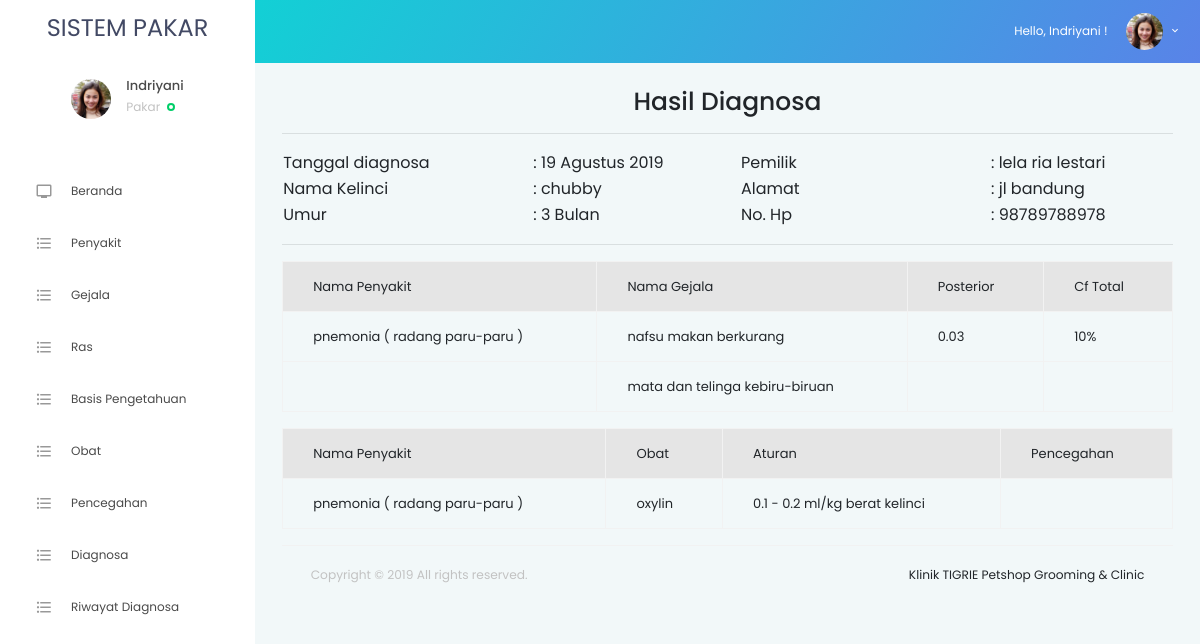
Page /pakar/detaildiagnosa/253 (signed in) on the committed database.
### tables this page shows
CREATE TABLE `diagnosa` (
  `id_diagnosa` int(11) NOT NULL,
  `id_user` int(11) NOT NULL,
  `id_kelinci` int(11) NOT NULL,
  `tgl_diagnosa` date NOT NULL,
  `id_penyakit` int(11) NOT NULL,
  `posterior` float NOT NULL,
  `cftotal` float NOT NULL
);

CREATE TABLE `kelinci` (
  `id_kelinci` int(11) NOT NULL,
  `id_user` int(11) NOT NULL,
  `id_ras` int(11) NOT NULL,
  `nama_kelinci` varchar(100) NOT NULL,
  `berat_badan` tinyint(4) NOT NULL,
  `jk` enum('jantan','betina') NOT NULL,
  `umur` tinyint(4) NOT NULL,
  `warna` varchar(50) NOT NULL
);

CREATE TABLE `user` (
  `id_user` int(11) NOT NULL,
  `nama_depan` varchar(20) NOT NULL,
  `nama_belakang` varchar(20) NOT NULL,
  `jk` enum('laki-laki','perempuan') NOT NULL,
  `no_hp` varchar(12) NOT NULL,
  `email` varchar(100) NOT NULL,
  `alamat` varchar(255) NOT NULL,
  `username` varchar(30) NOT NULL,
  `password` varchar(100) NOT NULL,
  `poto` text NOT NULL
);

CREATE TABLE `penyakit` (
  `id_penyakit` int(11) NOT NULL,
  `nama_penyakit` varchar(100) NOT NULL
);

CREATE TABLE `hasil_diagnosa` (
  `id_hasil_diagnosa` int(11) NOT NULL,
  `id_diagnosa` int(11) NOT NULL,
  `id_gejala` int(11) NOT NULL,
  `nilai_kepercayaan` float(10,6) NOT NULL
);

CREATE TABLE `gejala` (
  `id_gejala` int(11) NOT NULL,
  `nama_gejala` varchar(100) NOT NULL,
  `pertanyaan` varchar(255) NOT NULL,
  `evidence` float NOT NULL
);

CREATE TABLE `obat` (
  `id_obat` int(11) NOT NULL,
  `id_penyakit` int(11) NOT NULL,
  `id_gejala` int(11) NOT NULL,
  `nama_obat` varchar(100) NOT NULL,
  `batas_umur` tinyint(4) NOT NULL,
  `aturan` text NOT NULL,
  `tindakan` text NOT NULL
);

### app/Views/user/detaildiagnosa.php (the view)
<div class="row">
	<div class="col-md-12 text-center">
		<h3 class="text-capitalize">hasil diagnosa</h3><hr>
	</div>
	<div class="col-md-6">
			<table width="100%">
				<tr>
					<td width="250">Tanggal diagnosa</td>
					<td>: <?= date_indo($data['diagnosa']->tgl_diagnosa) ?></td>
				</tr>
				<tr>
					<td>Nama Kelinci</td>
					<td>: <?= $data['kelinci']->nama_kelinci ?></td>
				</tr>
				<tr>
					<td>Umur</td>
					<td>: <?= $data['kelinci']->umur ?> Bulan</td>
				</tr>
			</table>
	</div>
	<div class="col-md-6">
			<table width="100%">
				<tr>
					<td>Pemilik</td>
					<td>: <?= $data['user']->nama_depan.' '.$data['user']->nama_belakang ?></td>
				</tr>
				<tr>
					<td width="250">Alamat</td>
					<td>: <?= $data['user']->alamat ?></td>
				</tr>
				<tr>
					<td>No. Hp</td>
					<td>: <?= $data['user']->no_hp ?></td>
				</tr>
			</table>
	</div>
</div>
<hr>
<div class="row my-3">
	<div class="col-md-12">
		<div class="table-responsive">
		<table class="table table-bordered">
			<tr class="bg-secondary">
				<td>Nama Penyakit</td>
				<td>Nama Gejala</td>
				<td>Posterior</td>
				<td>Cf Total</td>
			</tr>
			<?php
			$no = 1;
			 foreach ($data['hasil'] as $row): ?>
				<tr>
					<td><?= filterdouble($no, $data['diagnosa']->nama_penyakit); ?></td>
					<td><?= $row->nama_gejala; ?></td>
					<td><?= filterdouble($no, $data['diagnosa']->posterior); ?></td>
					<td><?= filterdouble($no, $data['cftotal'].'%'); ?></td>
				</tr>
				<?php $no++ ?>
			<?php endforeach ?>
		</table>
		</div>
	</div>
</div>
<div class="row my-3">
	<div class="col-md-12">
		<table class="table table-bordered"">
			<tr class="bg-secondary">
				<td>Nama Penyakit</td>
				<td>Obat</td>
				<td>Aturan</td>
				<td>Pencegahan</td>
			</tr>
			<?php if ($data['obat']): ?>
				<tr>
					<td><?= $data['obat']['nama_penyakit']; ?></td>
					<td><?= $data['obat']['nama_obat']; ?></td>
					<td><?= $data['obat']['aturan']; ?></td>
					<td><?= $data['obat']['pencegahan']; ?></td>
				</tr>
			<?php else: ?>
				<tr class="text-center">
					<td colspan="4">Data obat dan pencegahan belum ada data</td>
				</tr>
			<?php endif ?>
		</table>
	</div>
</div>

### app/Views/Administrator/header_star.php (shortened to what the rows shown need)
<!DOCTYPE html>
<html lang="en">
<head>
  <link rel="stylesheet" href=<?= base_url('theme/staradmin/vendors/iconfonts/mdi/css/materialdesignicons.min.css')?>>
  <link rel="stylesheet" href=<?= base_url('theme/staradmin/vendors/css/vendor.bundle.base.css')?>>
  <link rel="stylesheet" href=<?= base_url('theme/staradmin/vendors/css/vendor.bundle.addons.css')?>>
  <link rel="stylesheet" href=<?= base_url('theme/staradmin/vendors/iconfonts/font-awesome/css/font-awesome.css')?>>
  <link rel="stylesheet" href=<?= base_url('theme/staradmin/css/style.css')?>>
</head>
<body>
  <div class="container-scroller">
    <nav class="navbar default-layout col-lg-12 col-12 p-0 fixed-top d-flex flex-row">
      <div class="navbar-menu-wrapper d-flex align-items-center">
        <ul class="navbar-nav navbar-nav-right">
          <li class="nav-item dropdown d-none d-xl-inline-block">
            <a class="nav-link dropdown-toggle" id="UserDropdown" href="#" data-toggle="dropdown" aria-expanded="false">
              <?php if ($data['akses'] != 'user'): ?>
                <span class="profile-text">Hello, <?php echo ucwords($data['admin']->nama);?> !</span>
                <img class="img-xs rounded-circle" src=<?= base_url('assets/img/'.$data['admin']->poto)?> alt="Profile image">
              <?php endif ?>
            </a>
          </li>
        </ul>
      </div>
    </nav>
    <div class="container-fluid page-body-wrapper">
      <nav class="sidebar sidebar-offcanvas" id="sidebar">
        <ul class="nav">
          <li class="nav-item nav-profile">
            <div class="nav-link">
              <?php if ($data['akses'] != 'user'): ?>
                <div class="user-wrapper">
                  <div class="profile-image">
                    <img src=<?= base_url('assets/img/'.$data['admin']->poto)?> alt="profile image">
                  </div>
                  <div class="text-wrapper">
                    <p class="profile-name"><?php echo ucwords($data['admin']->nama);?></p>
                    <div>
                      <small class="designation text-muted"><?php echo ucwords($data['admin']->level);?></small>
                      <span class="status-indicator online"></span>
                    </div>
                  </div>
                </div>
              <?php endif ?>
            </div>
          </li>
        </ul>
      </nav>
      <div class="main-panel">
        <div class="content-wrapper">

### rows in the picture
diagnosa: tgl_diagnosa "19 Agustus 2019"
kelinci: nama_kelinci "chubby", umur "3"
user: nama_depan "lela", nama_belakang "ria lestari", alamat "jl bandung", no_hp "98789788978"
hasil_diagnosa: id_gejala.nama_gejala "nafsu makan berkurang", id_diagnosa.posterior "0.03", cftotal "10%"
penyakit: nama_penyakit "pnemonia ( radang paru-paru )"
hasil_diagnosa: id_gejala.nama_gejala "mata dan telinga kebiru-biruan"
obat: nama_obat "oxylin", aturan "0.1 - 0.2 ml/kg berat kelinci"

### other values in the picture
$data['admin']->nama "Indriyani"
$data['admin']->level "Pakar"
$data['obat']['nama_penyakit'] "pnemonia ( radang paru-paru )"
getyear() "2019"
